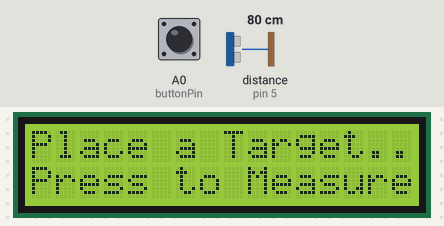
Recording of a sketch running on a simulated Arduino Uno, built with avr-gcc and run on an emulated ATmega328P. On the bench: 16×2 character LCD. The test bench sets the inputs (shaded band); at power-on: A0 (buttonPin) HIGH, distance to the obstacle (sensor on pin 5) 80 cm. The echo pulse lasts 58.3 µs per cm.

Above: at 1.2 s.
1.3 s: A0 (buttonPin) pulled LOW for 0.15 s
At 2.0 s:
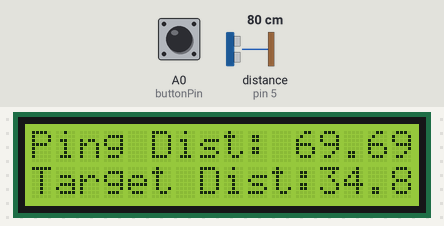
Timing chart, 0 to 4.3 s (numbered marks = the images above; inputs shaded):
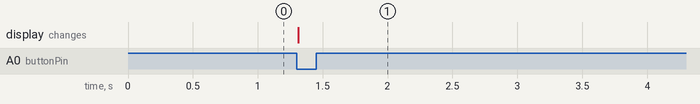

Measured:
- after the input at 1.3 s, the display: changes at once (image 1)

The sketch:

US_portable_distsensor.ino
```cpp
#include <LiquidCrystal.h>
int trigPin=4;
int echoPin=5;
float pingTraveltime;
float pingTraveldistance;
float targetDistance;
int rs=7;
int es=8;
int d4=9;
int d5=10;
int d6=11;
int d7=12;
int dT=5000;

int buttonPin=A0;
int buttonState;
int butnWait=250;

LiquidCrystal lcd(rs,es,d4,d5,d6,d7);

void setup() {
  // put your setup code here, to run once:
  Serial.begin(9600);
  lcd.begin(16,2);
  pinMode(trigPin,OUTPUT);
  pinMode(echoPin,INPUT);
  pinMode(buttonPin,INPUT);
  digitalWrite(buttonPin,HIGH);
 }

void loop() {

   lcd.setCursor(0,0);
   lcd.print("Place a Target..");
   lcd.setCursor(0,1);
   lcd.print("Press to Measure..");
   buttonState=digitalRead(buttonPin);
   while(buttonState==1)
   {
      buttonState=digitalRead(buttonPin);
   }
   lcd.clear();
   digitalWrite(trigPin,LOW);
   digitalWrite(trigPin,HIGH);
   digitalWrite(trigPin,LOW);
   pingTraveltime=pulseIn(echoPin,HIGH);
   pingTraveldistance=(pingTraveltime*765.*5860.*12.)/(3600UL*1000000UL);
   targetDistance=pingTraveldistance/2;
   lcd.setCursor(0,0);
   lcd.print("Ping Dist: ");
   lcd.print(pingTraveldistance);
   lcd.setCursor(0,1);
   lcd.print("Target Dist:");
   lcd.print(targetDistance);
   delay(dT);
  }
```
